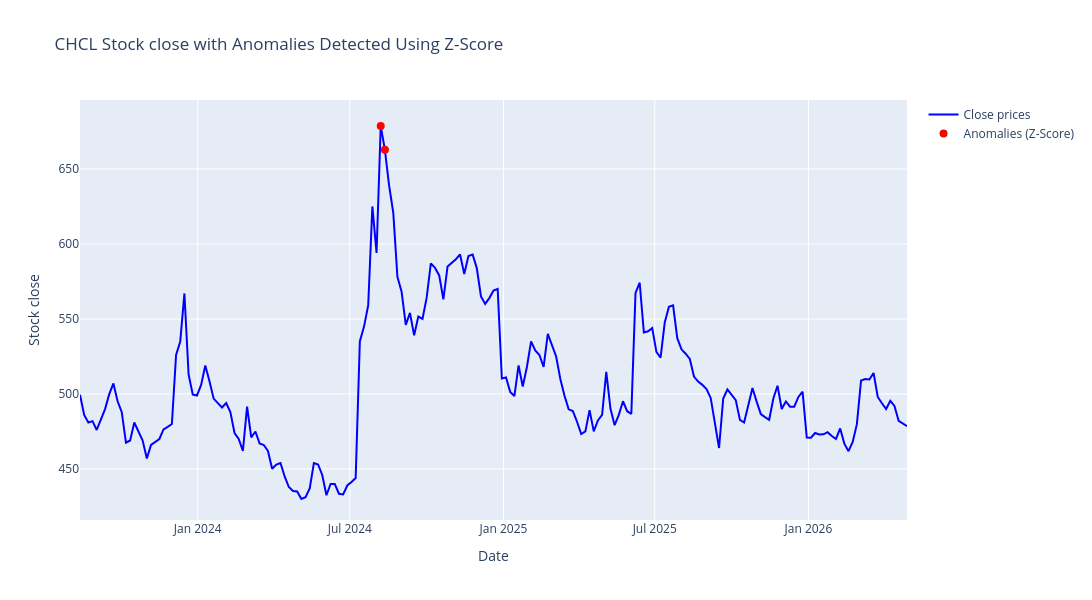

The notebook cell saved with this chart:
### Markdown cell above
# Anomaly Detection Techniques

## Z Score Model

### Code cell
from scipy.stats import zscore
import plotly.graph_objects as go


# Calculate Z Score for close prices
df["Anomaly_Z_Score"] = zscore(df["close"])

# Identify anomalies where Z-Score >3 or < -3
anomalies_zscore = df[abs(df["Anomaly_Z_Score"]) > z_score_threshold]

# Create the figure
fig = go.Figure()

# Add 'Close' close line
fig.add_trace(
    go.Scatter(
        x=df.index,
        y=df["close"],
        mode="lines",
        name="Close prices",
        line=dict(color="blue", width=2),
    )
)

# Add anomalies (Z-score > 3 or < -3) as red markers
fig.add_trace(
    go.Scatter(
        x=anomalies_zscore.index,
        y=anomalies_zscore["close"],
        mode="markers",
        name="Anomalies (Z-Score)",
        marker=dict(color="red", size=8, symbol="circle"),
        showlegend=True,
    )
)

# Update layout for a larger figure size and title
fig.update_layout(
    title=f"{stock_name} Stock prices with Anomalies Detected Using Z-Score",
    xaxis_title="Date",
    yaxis_title="Stock close",
    autosize=False,
    width=1200,
    height=600,
)

# Show the plot
fig.show()
# df.sort_values(by="Anomaly_Z_Score",ascending=False).head()
anomalies_zscore.head()

### Figure 1 — Plotly figure (JSON) as saved in the notebook; plotly's stock layout.template omitted (floating-point values rounded to 4 significant figures; data arrays with more than 128 entries replaced by an {"elided": "..."} marker saying what was removed)
{"data": [{"line": {"color": "blue", "width": 2}, "mode": "lines", "name": "Close prices", "type": "scatter", "x": {"elided": "193 str values"}, "y": {"elided": "193 float values"}}, {"marker": {"color": "red", "size": 8, "symbol": "circle"}, "mode": "markers", "name": "Anomalies (Z-Score)", "showlegend": true, "type": "scatter", "x": ["2024-08-07T00:00:00.000000000", "2024-08-12T00:00:00.000000000"], "y": [678.6, 662.7]}], "layout": {"autosize": false, "height": 600, "title": {"text": "CHCL Stock close with Anomalies Detected Using Z-Score"}, "width": 1200, "xaxis": {"title": {"text": "Date"}}, "yaxis": {"title": {"text": "Stock close"}}}}
